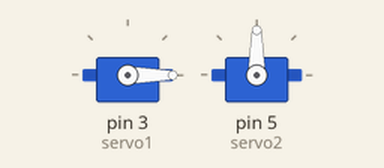
Simulated run of this sketch. Board: Arduino Uno, built with avr-gcc and run on an emulated ATmega328P. Parts: 2 × servo.

Above: at 0.05 s.
At 4.6 s:
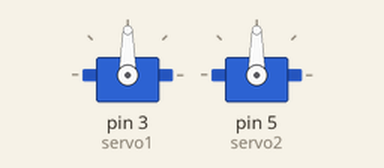
At 9.2 s:
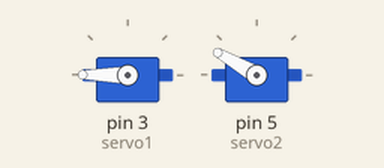
At 18.4 s:
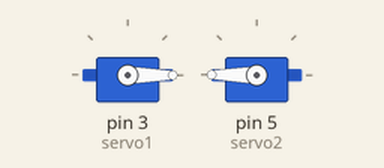
Timing chart, 0 to 21.2 s (numbered marks = the images above):
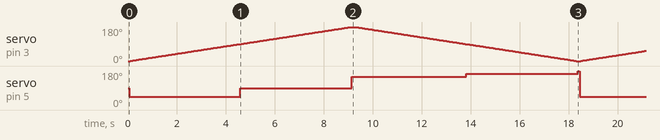

The sketch:

code-cabe.ino
```cpp
#include <Servo.h>
Servo servo1;
Servo servo2;

int x;
int y;

void setup()
{
  servo1.attach(3);
  servo2.attach(5);
}

void loop()
{
  for(x = 0; x <= 180; x++)
  {
    servo1.write(x);
    delay(50);
    if(x == 0)
    {
        servo2.write(45);
        delay(35);
    }
    else if(x == 90)
    {
      servo2.write(90);
      delay(35);
    }
    else if(x == 180)
    {
      servo2.write(150);
      delay(100);
    }
  }

  for(y = 180; y >= 0; y--)
  {
    servo1.write(y);
    delay(50);
    if(y == 180)
    {
      servo2.write(150);
      delay(35);
    }
    else if(y == 90)
    {
      servo2.write(165);
      delay(35);
    }
    else if(y == 0)
    {
      servo2.write(180);
      delay(35);
    }
  }
//   servo1.write(0);
//   servo2.write(0);
}
```

Measured:
- by itself, servo on pin 5 (servo2): 90° → 45° at 0.05 s, → 90° 4.5 s later, → 150° 4.5 s later, → 165° 4.7 s later, … (11 changes in this stretch)
